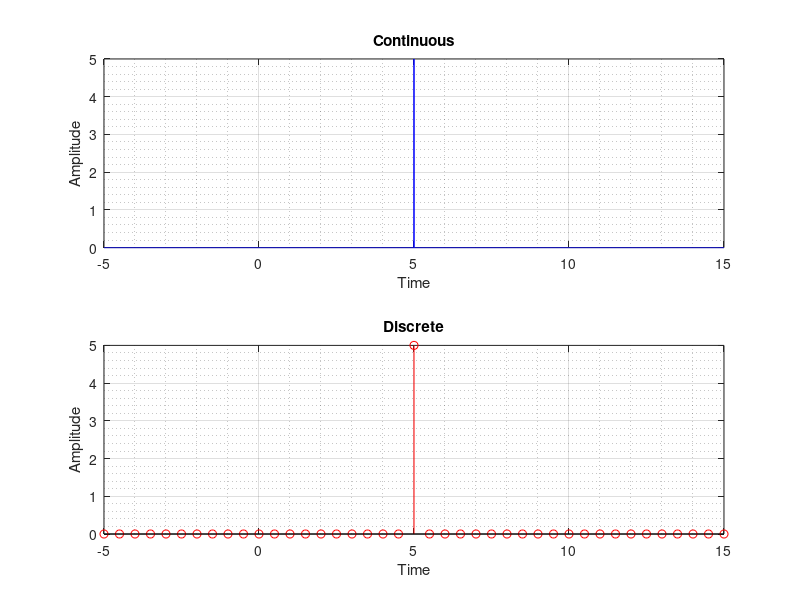

MATLAB code for this plot:
% Program to generate a rectangular pulse with given amplitude, start and end points
clc; clear all;

% INPUT : amplitude , start & width 
A = input('Amplitude : ');
to = input('Start time : ');
T = input('End time : ');

% continuous is just sampled faster
x = to-10:0.001:T+10;
f = zeros(size(x));
f(x >= to & x <= T) = A;

figure('Name','Rectangular Pulse','NumberTitle','off','Color','w')
subplot(2,1,1);
plot(x,f,'b'),grid on, grid minor
title('Continuous')
xlabel('Time')
ylabel('Amplitude')

y = to-10:0.5:T+10; % sampled after each 0.5 sec.
fn = zeros(size(y));
fn(y >= to & y <= T) = A;

subplot(2,1,2);
stem(y,fn,'r'),grid on, grid minor
title('Discrete')
xlabel('Time')
ylabel('Amplitude')

print('-clipboard','-dbitmap')